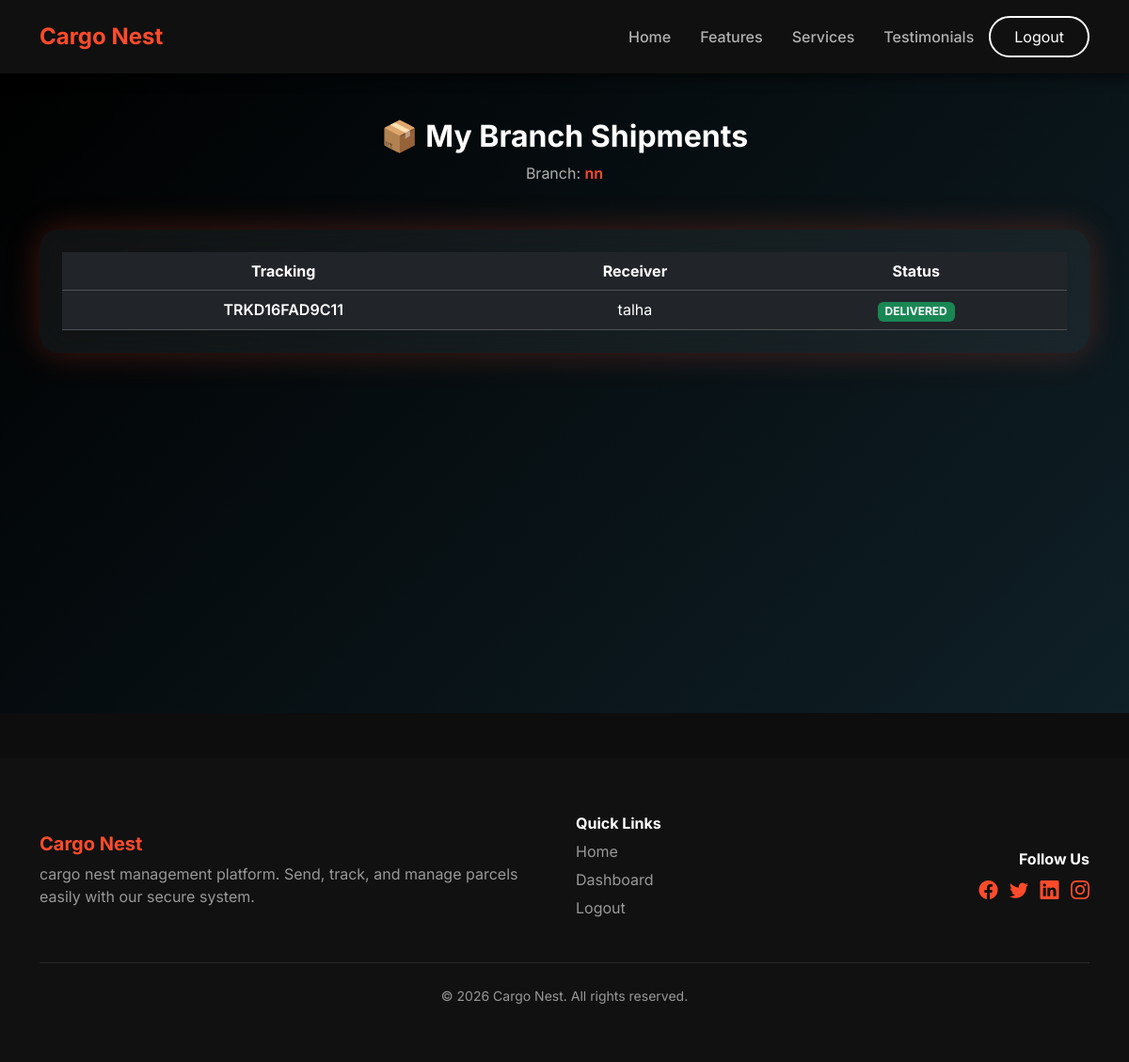
/agent/manage_courier.php (signed in), run on an earlier commit of the app's database.
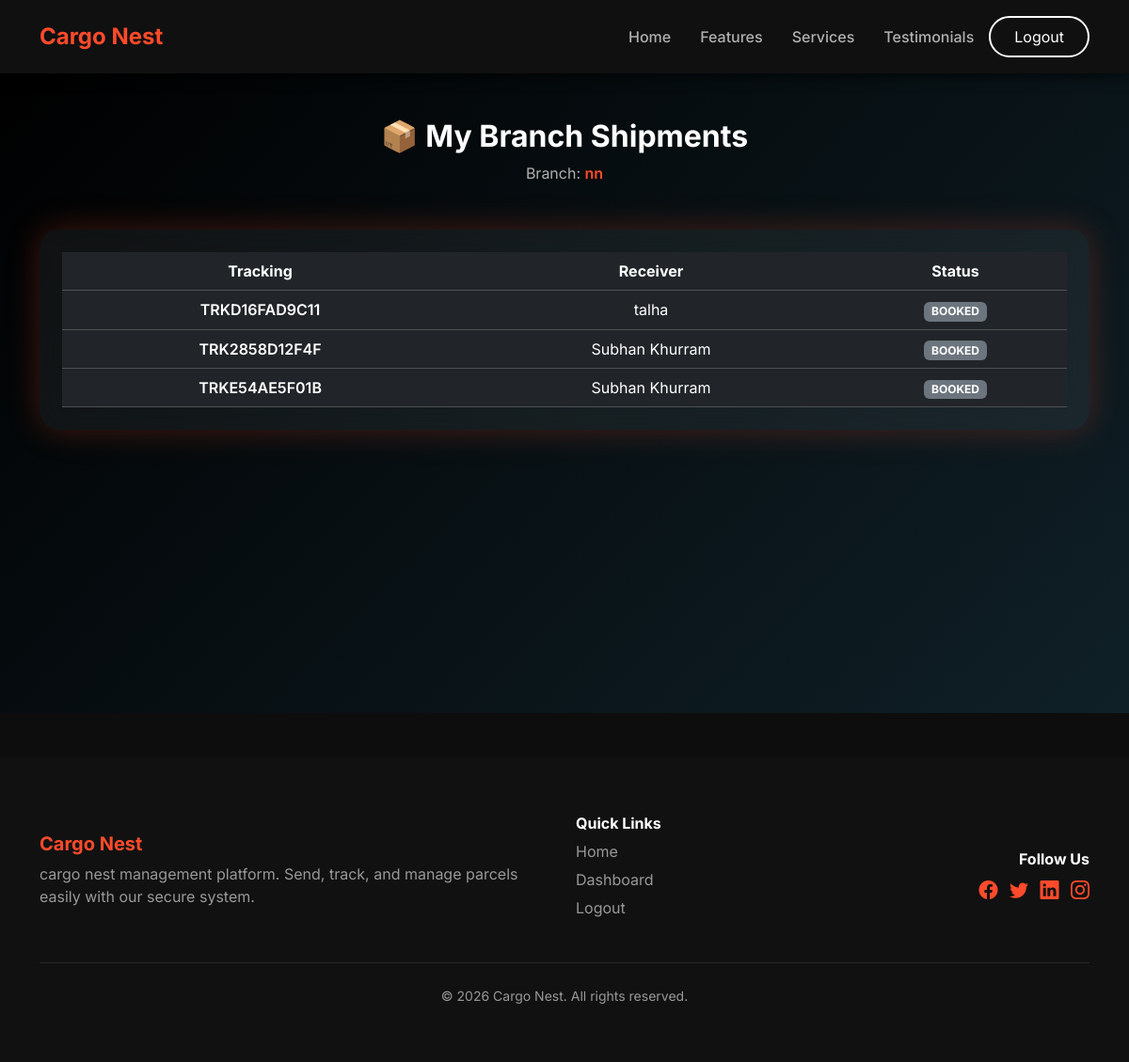
And on a later commit of the database.
### tables this page shows
CREATE TABLE `couriers` (
  `courier_id` int(11) NOT NULL,
  `tracking_number` varchar(50) NOT NULL,
  `sender_id` int(11) DEFAULT NULL,
  `receiver_name` varchar(100) DEFAULT NULL,
  `receiver_phone` varchar(15) DEFAULT NULL,
  `receiver_address` text DEFAULT NULL,
  `courier_type` varchar(50) DEFAULT NULL,
  `courier_company` varchar(50) DEFAULT NULL,
  `booking_date` date DEFAULT NULL,
  `expected_delivery` date DEFAULT NULL,
  `status` enum('BOOKED','IN_TRANSIT','DELIVERED') DEFAULT 'BOOKED',
  `created_by` int(11) DEFAULT NULL,
  `branch` varchar(50) DEFAULT NULL
);

### agent/manage_courier.php (the view, shortened to what this page needs)
<?php
include "../config/db.php";
include "../includes/header.php";
$branch = $_SESSION['branch'];
?>
<section class="auth-section py-5" style="min-height:85vh;">
    <div class="container">
        <div class="text-center mb-5">
            <h2 class="fw-bold text-white">📦 My Branch Shipments</h2>
            <p class="text-gray">
                Branch: <span class="text-accent fw-semibold"><?= htmlspecialchars($branch) ?></span>
            </p>
        </div>
        <div class="table-responsive glass p-4">
            <table class="table table-dark table-hover align-middle mb-0">
                <thead>
                    <tr class="text-center text-accent">
                        <th>Tracking</th>
                        <th>Receiver</th>
                        <th>Status</th>
                    </tr>
                </thead>
                <tbody>
                <?php
                $res = mysqli_query($conn,
                    "SELECT * FROM couriers WHERE branch='$branch'"
                );
                while ($row = mysqli_fetch_assoc($res)) {
                ?>
                    <tr class="text-center">
                        <td class="fw-semibold text-white">
                            <?= htmlspecialchars($row['tracking_number']) ?>
                        </td>
                        <td><?= htmlspecialchars($row['receiver_name']) ?></td>
                        <td>
                            <span class="badge
                                <?= $row['status']=='DELIVERED' ? 'bg-success' :
                                   ($row['status']=='IN_TRANSIT' ? 'bg-warning text-dark' : 'bg-secondary') ?>">
                                <?= htmlspecialchars($row['status']) ?>
                            </span>
                        </td>
                    </tr>
                <?php } ?>
                </tbody>
            </table>
        </div>
    </div>
</section>
<?php include "../includes/footer.php"; ?>

What changed in the data, as far as the page shows it:
changed couriers "TRKD16FAD9C11": status "DELIVERED" → "BOOKED"
added couriers: tracking_number "TRK2858D12F4F", receiver_name "Subhan Khurram", status "BOOKED"
added couriers: tracking_number "TRKE54AE5F01B", receiver_name "Subhan Khurram", status "BOOKED"
